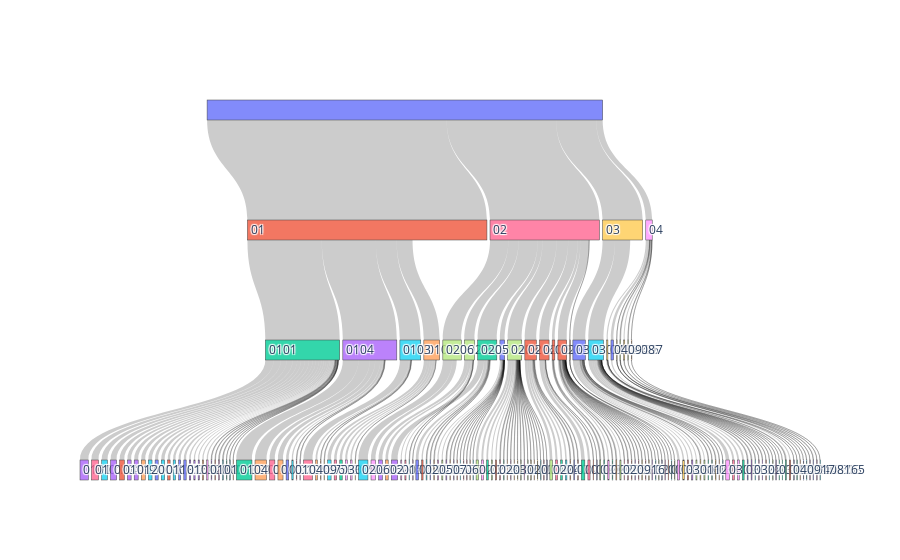

Notebook source saved alongside this figure:
### Code cell
node = go.sankey.Node(label=labels)
link = go.sankey.Link(source=sources, target=targets, value=use_for_plot.value)

fig = go.Figure(data=go.Sankey(node=node, link=link, orientation="v"))

fig.show()

### Figure 1 — Plotly figure (JSON) as saved in the notebook; plotly's stock layout.template omitted (floating-point values rounded to 4 significant figures; data arrays with more than 128 entries replaced by an {"elided": "..."} marker saying what was removed)
{"data": [{"link": {"source": {"elided": "188 int values"}, "target": {"elided": "188 int values"}, "value": {"elided": "188 int values"}}, "node": {"label": {"elided": "1714 str values"}}, "orientation": "v", "type": "sankey"}], "layout": {}}
